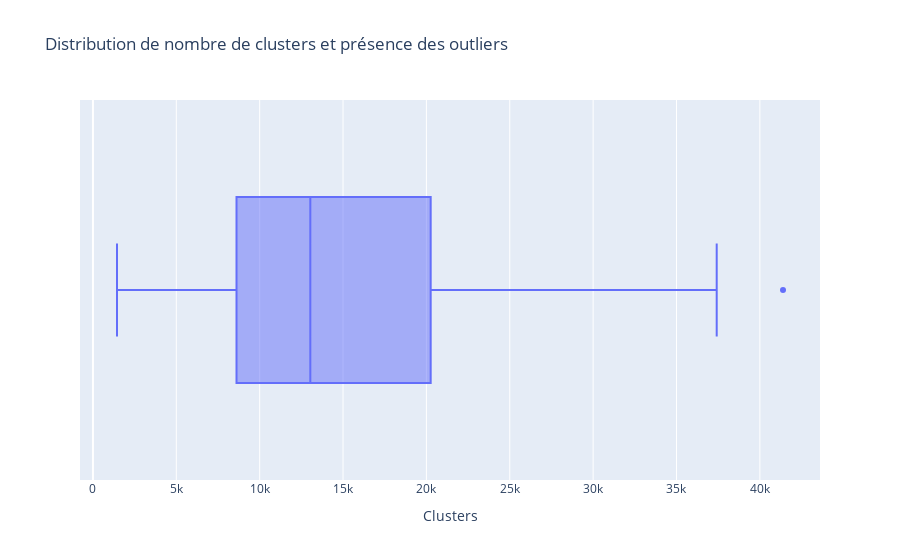
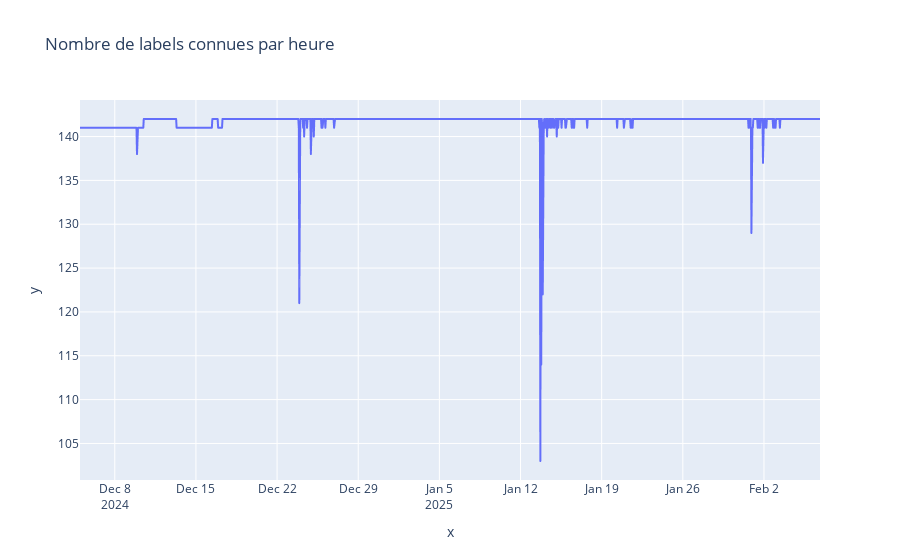

Notebook code cell kept with these figures, in order:
### Code cell
px.box(clean_df.labels.value_counts(), 'count', labels={'count' : 'Clusters'}, title='Distribution de nombre de clusters et présence des outliers').show()
datehour_df = clean_df.groupby('datehour').labels.nunique().reset_index()
px.line(x=datehour_df.datehour, y=datehour_df['labels'], labels={'x' : 'Date-heure', 'y' : 'Nb de clusters par heure'}, title='Nombre de labels connues par heure').show()
px.box(datehour_df, 'labels', labels={'labels' : 'Nb de clusters par heure'}, title='Distribution de nombre de clusters par heure').show()

### Figure 1 — Plotly figure (JSON) as saved in the notebook; plotly's stock layout.template omitted (floating-point values rounded to 4 significant figures; data arrays with more than 128 entries replaced by an {"elided": "..."} marker saying what was removed)
{"data": [{"alignmentgroup": "True", "hovertemplate": "Clusters=%{x}<extra></extra>", "legendgroup": "", "marker": {"color": "#636efa"}, "name": "", "notched": false, "offsetgroup": "", "orientation": "h", "showlegend": false, "type": "box", "x": {"elided": "142 int values"}, "x0": " ", "xaxis": "x", "y0": " ", "yaxis": "y"}], "layout": {"boxmode": "group", "legend": {"tracegroupgap": 0}, "title": {"text": "Distribution de nombre de clusters et présence des outliers"}, "xaxis": {"anchor": "y", "domain": [0, 1], "title": {"text": "Clusters"}}, "yaxis": {"anchor": "x", "domain": [0, 1]}}}

### Figure 2 — Plotly figure (JSON) as saved in the notebook; plotly's stock layout.template omitted (floating-point values rounded to 4 significant figures; data arrays with more than 128 entries replaced by an {"elided": "..."} marker saying what was removed)
{"data": [{"hovertemplate": "x=%{x}<br>y=%{y}<extra></extra>", "legendgroup": "", "line": {"color": "#636efa", "dash": "solid"}, "marker": {"symbol": "circle"}, "mode": "lines", "name": "", "showlegend": false, "type": "scattergl", "x": {"elided": "1470 str values"}, "xaxis": "x", "y": {"elided": "1470 int values"}, "yaxis": "y"}], "layout": {"legend": {"tracegroupgap": 0}, "title": {"text": "Nombre de labels connues par heure"}, "xaxis": {"anchor": "y", "domain": [0, 1], "title": {"text": "x"}}, "yaxis": {"anchor": "x", "domain": [0, 1], "title": {"text": "y"}}}}
